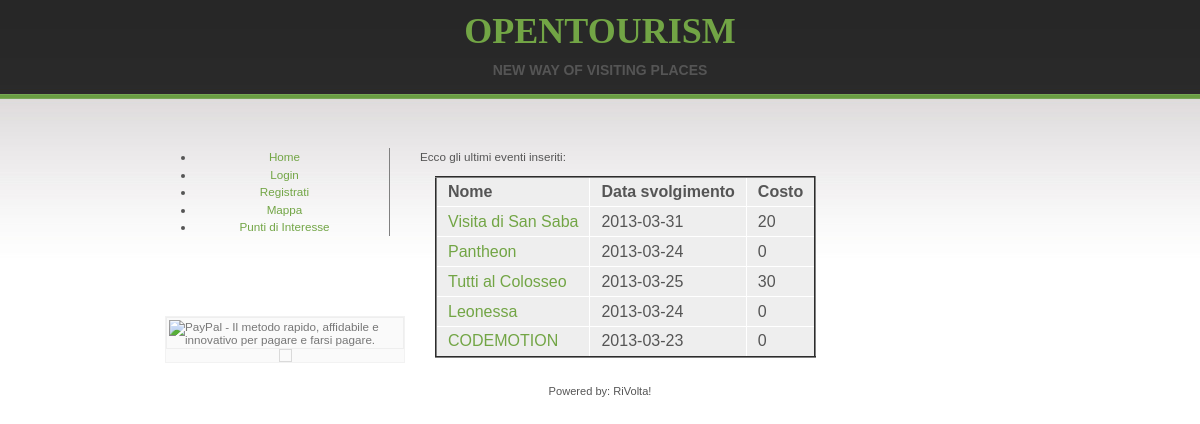
The app's page /opentourism/index.php with its own data.
### tables this page shows
CREATE TABLE IF NOT EXISTS `evento` (
  `IDE` int(10) unsigned NOT NULL AUTO_INCREMENT,
  `IDP` int(10) NOT NULL,
  `nomeevento` varchar(50) NOT NULL,
  `descrizione` mediumtext NOT NULL,
  `data` date NOT NULL,
  `orainizio` time NOT NULL,
  `durata` int(10) NOT NULL,
  `numminpa` int(10) NOT NULL,
  `nummaxpa` int(10) NOT NULL,
  `costotot` int(20) NOT NULL,
  `IDPOI` int(10) unsigned NOT NULL,
  PRIMARY KEY (`IDE`)
);

### opentourism/index.php (the view, shortened to what this page needs)
<?php session_start();
include "generale.php";
include "database.php";?>
<html>
<head>
		<link rel="stylesheet" type="text/css" href="images/style.css">
</head>
<body>
<div id="wrapper">
<?php Header2();?>
	<div id ="content-wrap">
		<div>Ecco gli ultimi eventi inseriti:</div>
		<table border = "2">
			<tr>
				<td><b>Nome</b></td>
				<td><b>Data svolgimento</b></td>
				<td><b>Costo</b></td>
			</tr>
		<?php
			$con=mysql_connect("localhost", "opentourism", "busnimodvo54") or die(mysql_error());
			$Query = "SELECT * FROM `evento` WHERE IDE > ((SELECT MAX(IDE) FROM evento)-5);";
			$res = mysql_query($Query, $con) or die(mysql_error());
			while($Dati = mysql_fetch_object($res))
			{
				echo "<tr>";
				echo '<td><a href="evento.php?ide='.$Dati->IDE.'">'.$Dati->nomeevento."</td></a>";
				echo "<td>".$Dati->data."</td>";
				echo "<td>".$Dati->costotot."</td>";
				echo "</tr>";
			}
		mysql_close($con);?>
		</table>
	</div>
	<div id="sidebar">
		<?php  SideBar();?>
	</div>
	<div id="paypal">
		<?php paypal()?>
	</div>
	<div id= "footer">
		<?php Footer()?>
	</div>
</div>
</body>
</html>

### opentourism/generale.php (shortened to what this page needs)
<?php function SideBar()
{
	echo "<ul>";
	echo "<li><a href=\"index.php\"</a>Home</li>";
	if(isset($_SESSION['nome']))
	{
		echo "<li><a href = \"myprofile.php\">Profilo</a></li>";
	        echo "<li><a href = \"create.php\">Crea evento</a></li>";
	}
	else
	{
		echo "<li><a href=\"login.php\"</a>Login</li>";
		echo "<li><a href = \"register.php\">Registrati</a></li>";
	}
	echo "<li><a href = \"visualizza.php\">Mappa</a></li>";
	echo "<li><a href = \"poi.php\">Punti di Interesse</a></li>";
	echo "</ul>";
}
function Footer()
{
	echo "Powered by: RiVolta!";
}
function Header2()
{
	echo '<h2 id="rightwrite">OpenTourism</h2>';
	echo '<h2>New way of visiting places</h2>';
}
function paypal()
{?>
<form action="https://www.paypal.com/cgi-bin/webscr" method="post" target="_top">
<input type="image" src="https://www.paypalobjects.com/it_IT/IT/i/btn/btn_donateCC_LG.gif" border="0" name="submit" alt="PayPal - Il metodo rapido, affidabile e innovativo per pagare e farsi pagare.">
<img alt="" border="0" src="https://www.paypalobjects.com/it_IT/i/scr/pixel.gif" width="1" height="1">
</form>
<?php
}
?>

### opentourism/images/style.css (style rules this page uses)
body { margin: 0; padding: 0; font: normal 73%/1.5em 'Trebuchet MS', Tahoma, sans-serif; color: #555; background: #FFF url(bg.jpg) repeat-x; text-align: center; }
a { background: inherit; color: #72A545; text-decoration: none; }
h1, h2, h3 { font: bold 1em 'Trebuchet MS', Tahoma, Sans-serif; }
h2 { font-size: 1.2em; text-transform: uppercase; }
p, h1, h2, h3 { margin: 10px 15px; }
ul, ol { margin: 10px 30px; padding: 0 15px; border-right: 1px solid gray; }
img { border: 1px solid #DADADA; padding: 5px; background: #FAFAFA; }
table { background-color: #EEE; border-collapse: collapse; margin: 10px 15px; }
tr { height: 30px; }
td { padding-left: 11px; padding-right: 11px; border-left: 1px solid #FFF; border-bottom: solid 1px #ffffff; }
form { margin:10px 15px; padding: 0; border: 1px solid #f2f2f2; background-color: #FAFAFA; }
input { padding: 2px; border:1px solid #eee; font: normal 1em "Trebuchet MS", Tahoma, sans-serif; color:#777; }
#wrapper { margin: 0 auto; width: 900px; }
#content-wrap { float: right; clear: none; width: 70%; margin-top: 60px; text-align: left; }
#sidebar { float: left; width: 30%; margin: 50px 0 10px 0; padding: 0; }
#paypal { float: left; width: 30%; margin: 50px 0 10px 0; padding: 0; }
#footer { position:center; clear: both; margin: 0; padding: 0; font: normal .95em/1.6em 'Trebuchet MS', Tahoma, Arial, sans-serif; text-align: center; }
#rightwrite { font-family: 'logo'; font-size:36px; color:#72A545; }

### records on screen
evento: nomeevento "Visita di San Saba", data "2013-03-31", costotot "20"
evento: nomeevento "Pantheon", data "2013-03-24", costotot "0"
evento: nomeevento "Tutti al Colosseo", data "2013-03-25", costotot "30"
evento: nomeevento "Leonessa", data "2013-03-24", costotot "0"
evento: nomeevento "CODEMOTION", data "2013-03-23", costotot "0"
